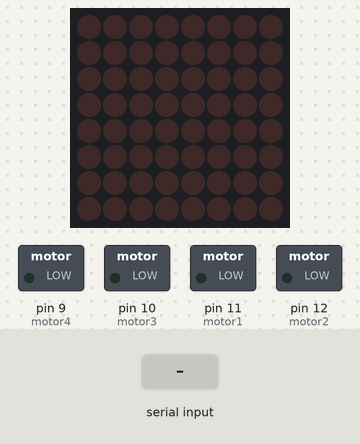
This sketch was run on a simulated Arduino Uno, built with avr-gcc and run on an emulated ATmega328P. Parts: 8×8 LED matrix, switched loads named in the sketch (green lamp = pin HIGH). The inputs (shaded band) are chosen by the test bench.

Above: at 1.2 s.
1.3 s: "v" received over Serial
At 2.1 s:
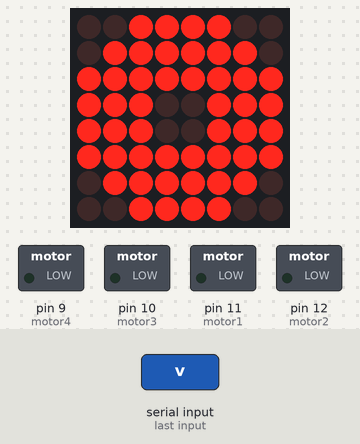
2.8 s: "a" received over Serial
At 3.3 s:
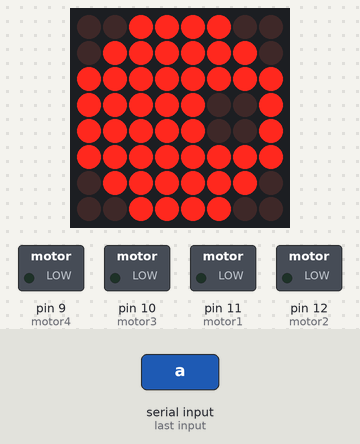
4.3 s: "r" received over Serial
At 5.5 s:
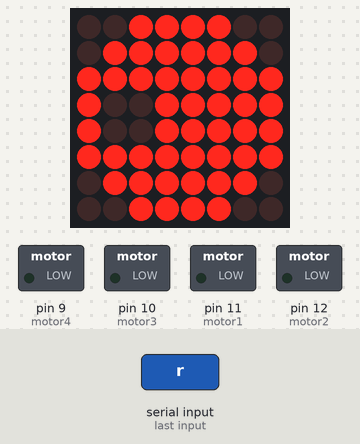
5.8 s: "i" received over Serial
At 6.7 s:
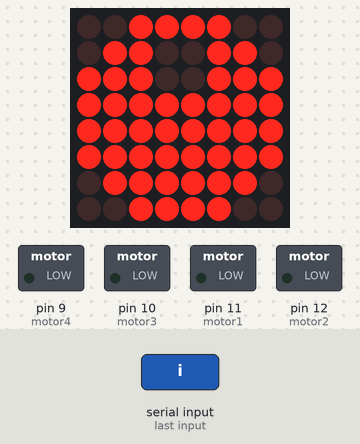
7.3 s: "d" received over Serial
At 7.9 s:
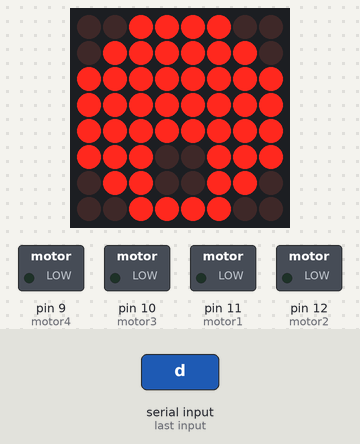
8.8 s: "t" received over Serial
At 10.2 s:
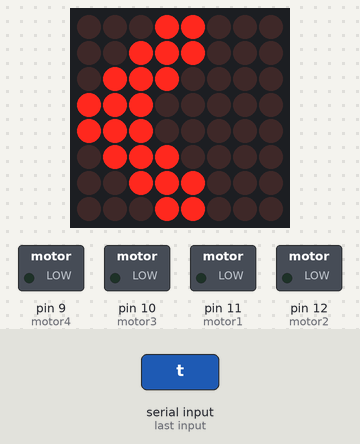
Timing chart, 0 to 11.3 s (numbered marks = the images above; inputs shaded):
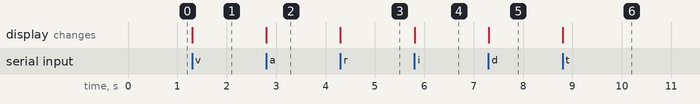

Measured:
- after the input at 1.3 s, the display: changes at once (image 1)
- after the input at 2.8 s, the display: changes at once (image 2)
- after the input at 4.3 s, the display: changes at once (image 3)
- after the input at 5.8 s, the display: changes at once (image 4)
- after the input at 7.3 s, the display: changes at once (image 5)
- after the input at 8.8 s, the display: changes at once (image 6)

The sketch:

_Codigo_Pulpo.ino
```cpp
//Librerias
#include "DFRobotDFPlayerMini.h"
#include "LedControl.h" // Libreria para controlar Matriz

//Configuracion del audio/////////////////////////////////////////////

// Create the Player object
int estado="s";

//Motores
int motor1=11;
int motor2=12;
int motor3=10;
int motor4=9;

/*PLANO PARA EL MONTAJE de los ojos /////////////////////////////////////////
Pines: 7 = DIN  5 =CLK  4 = CS
5V - GND
*/

LedControl lc=LedControl(7, 5, 6, 1); //Pines + 2 dado a que son 2 Pantallas
#define demora 200
byte neutro[8] = {B00111100,B01111110,B11111111,B11100111,B11100111,B11111111,B01111110,B00111100};
byte abajo[8]={B00111100,B01111110,B11111111,B10011111,B10011111,B11111111,B01111110,B00111100};
byte arriba[8]={B00111100,B01111110,B11111111,B11111001,B11111001,B11111111,B01111110,B00111100};
byte izquierda[8]={B00111100,B01100110,B11100111,B11111111,B11111111,B11111111,B01111110,B00111100};
byte derecha[8]={B00111100,B01111110,B11111111,B11111111,B11111111,B11100111,B01100110,B00111100};
byte mimir[8]={B00011000,B00111000,B01110000,B11100000,B11100000,B01110000,B00111000,B00011000};
byte linea[8]={B00011000,B00011000,B00011000,B00011000,B00011000,B00011000,B00011000,B00011000};
byte muerto[8]={B11000011,B11100111,B01111110,B00111100,B00111100,B01111110,B11100111,B11000011};
byte off[8]={B00000000,B00000000,B00000000,B00000000,B00000000,B00000000,B00000000,B00000000};
///////////////////////////////////////////////////////////////////////////////////////
void setup() {
  Serial.begin (9600);

  pinMode(motor1,OUTPUT);
  pinMode(motor2,OUTPUT);
  pinMode(motor3,OUTPUT);
  pinMode(motor4,OUTPUT);

  //Matriz 1
  lc.shutdown(0,false);       // enciende la matriz
  lc.setIntensity(0,4);       // establece brillo
  lc.clearDisplay(0);         // Se limpia la matriz
//Matriz 2
  lc.shutdown(1,false);       // enciende la matriz
  lc.setIntensity(1,4);       // establece brillo
  lc.clearDisplay(1);         // Se limpia la matriz
}
void loop() {
  if(Serial.available()>0){        // lee el mensaje enviado desde la APP bluetooth y almacena en variable estado
  estado = Serial.read();
  if (estado =='v'){
    mostrar_ojo_centro ();
      delay(demora);
      // aqui se puede agregar codigo para que haga cuando despierte
   }
   else if (estado =='a'){
       mostrar_ojo_arri ();
       delay(demora);
   }
   else if (estado =='2'){
    digitalWrite(motor1, HIGH);
    digitalWrite(motor2, LOW);
    digitalWrite(motor3, LOW); //atras
    digitalWrite(motor4, HIGH);
    delay(2000);
    digitalWrite(motor1, LOW);
    digitalWrite(motor2, LOW);
    digitalWrite(motor3, LOW);
    digitalWrite(motor4, LOW);
   }
   else if (estado =='1'){
    digitalWrite(motor1, LOW);
    digitalWrite(motor2, HIGH); //adelante
    digitalWrite(motor3, HIGH);
    digitalWrite(motor4, LOW);
    delay(1500);
    digitalWrite(motor1, LOW);
    digitalWrite(motor2, LOW);
    digitalWrite(motor3, LOW);
    digitalWrite(motor4, LOW);
   }
   else if (estado =='r'){
       mostrar_ojo_abajo ();
       delay(demora);
   }
   else if (estado =='i'){
       mostrar_ojo_iz ();
       delay(demora);
   }
   else if (estado =='d'){
       mostrar_ojo_der ();
       delay(demora);
   }
   else if (estado =='t'){
      a_mimir();
      delay(demora);
   }
   else if (estado =='s'){
      mostrar_ojo_centro ();
      delay(demora);
   }
   else if(estado =='h'){
    serio();
    delay(demora);
   }
   }
  }
//FUNCIONES PARA LOS OJOS////////////////////////////////////////////////////////////////////////////////////
void mostrar_ojo_centro() {
  for (int i = 0; i < 8; i++) {
    lc.setRow(0,i,neutro[i]);//Matriz 1
    lc.setRow(1,i,neutro[i]);//Matriz 2
  }
}
void mostrar_ojo_abajo() {
  for (int i = 0; i < 8; i++) {
    lc.setRow(0,i,abajo[i]);//Matriz 1
    lc.setRow(1,i,abajo[i]);//Matriz 2
  }
  }
void mostrar_ojo_arri() {
  for (int i = 0; i < 8; i++) {
    lc.setRow(0,i,arriba[i]);//Matriz 1
    lc.setRow(1,i,arriba[i]);//Matriz 2
  }
}
void mostrar_ojo_iz() {
  for (int i = 0; i < 8; i++) {
    lc.setRow(0,i,izquierda[i]);//Matriz 1
    lc.setRow(1,i,izquierda[i]);//Matriz 2
  }
}
void mostrar_ojo_der() {
  for (int i = 0; i < 8; i++) {
    lc.setRow(0,i,derecha[i]);//Matriz 1
    lc.setRow(1,i,derecha[i]);//Matriz 2
  }
}
void a_mimir() {
  for (int i = 0; i < 8; i++) {
    lc.setRow(0,i,mimir[i]);//Matriz 1
    lc.setRow(1,i,mimir[i]);//Matriz 2
  }
}
void serio() {
  for (int i = 0; i < 8; i++) {
    lc.setRow(0,i,linea[i]);//Matriz 1
    lc.setRow(1,i,linea[i]);//Matriz 2
  }
}
void KO() {
  for (int i = 0; i < 8; i++) {
    lc.setRow(0,i,muerto[i]);//Matriz 1
    lc.setRow(1,i,muerto[i]);//Matriz 2
  }
}
void parpadear() {
  for (int i = 0; i < 8; i++) {
    lc.setRow(0,i,off[i]);//Matriz 1
    lc.setRow(1,i,off[i]);//Matriz 2
  }
}
```
